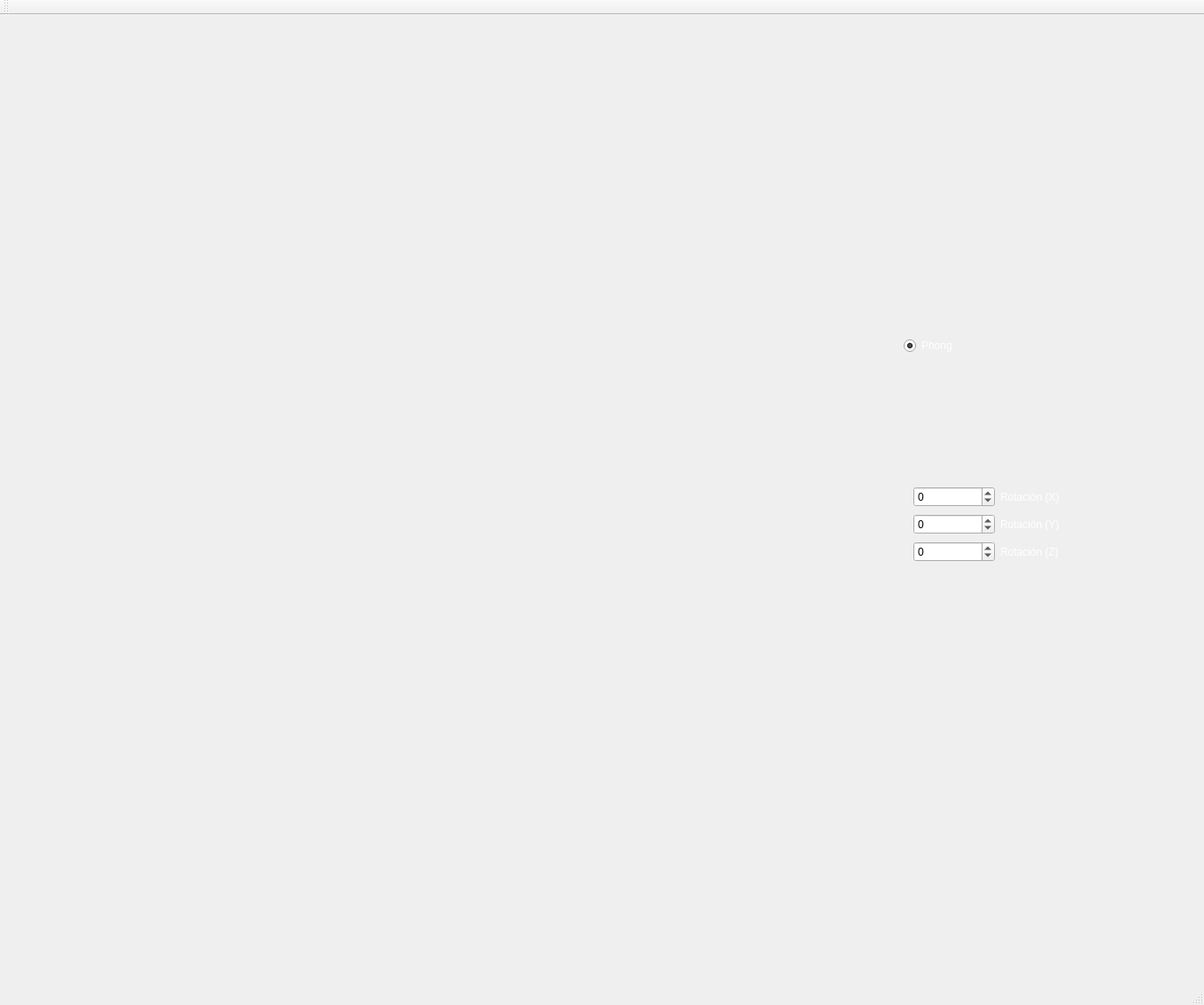
<?xml version="1.0" encoding="UTF-8"?>
<ui version="4.0">
 <class>MainWindow</class>
 <widget class="QMainWindow" name="MainWindow">
  <property name="geometry">
   <rect>
    <x>0</x>
    <y>0</y>
    <width>1359</width>
    <height>1134</height>
   </rect>
  </property>
  <property name="windowTitle">
   <string>MainWindow</string>
  </property>
  <widget class="QWidget" name="centralWidget">
   <widget class="QWidget" name="verticalLayoutWidget">
    <property name="geometry">
     <rect>
      <x>1020</x>
      <y>520</y>
      <width>211</width>
      <height>109</height>
     </rect>
    </property>
    <layout class="QVBoxLayout" name="verticalLayout">
     <item>
      <layout class="QHBoxLayout" name="horizontalLayout_5">
       <item>
        <widget class="QSpinBox" name="spinBox_4">
         <property name="minimum">
          <number>-360</number>
         </property>
         <property name="maximum">
          <number>360</number>
         </property>
         <property name="singleStep">
          <number>12</number>
         </property>
        </widget>
       </item>
       <item>
        <widget class="QLabel" name="label_6">
         <property name="palette">
          <palette>
           <active>
            <colorrole role="WindowText">
             <brush brushstyle="SolidPattern">
              <color alpha="255">
               <red>255</red>
               <green>255</green>
               <blue>255</blue>
              </color>
             </brush>
            </colorrole>
           </active>
           <inactive>
            <colorrole role="WindowText">
             <brush brushstyle="SolidPattern">
              <color alpha="255">
               <red>255</red>
               <green>255</green>
               <blue>255</blue>
              </color>
             </brush>
            </colorrole>
           </inactive>
           <disabled>
            <colorrole role="WindowText">
             <brush brushstyle="SolidPattern">
              <color alpha="255">
               <red>190</red>
               <green>190</green>
               <blue>190</blue>
              </color>
             </brush>
            </colorrole>
           </disabled>
          </palette>
         </property>
         <property name="text">
          <string>Rotación (X)</string>
         </property>
        </widget>
       </item>
      </layout>
     </item>
     <item>
      <layout class="QHBoxLayout" name="horizontalLayout_4">
       <item>
        <widget class="QSpinBox" name="spinBox_3">
         <property name="minimum">
          <number>-360</number>
         </property>
         <property name="maximum">
          <number>360</number>
         </property>
         <property name="singleStep">
          <number>12</number>
         </property>
        </widget>
       </item>
       <item>
        <widget class="QLabel" name="label_4">
         <property name="palette">
          <palette>
           <active>
            <colorrole role="WindowText">
             <brush brushstyle="SolidPattern">
              <color alpha="255">
               <red>255</red>
               <green>255</green>
               <blue>255</blue>
              </color>
             </brush>
            </colorrole>
           </active>
           <inactive>
            <colorrole role="WindowText">
             <brush brushstyle="SolidPattern">
              <color alpha="255">
               <red>255</red>
               <green>255</green>
               <blue>255</blue>
              </color>
             </brush>
            </colorrole>
           </inactive>
           <disabled>
            <colorrole role="WindowText">
             <brush brushstyle="SolidPattern">
              <color alpha="255">
               <red>190</red>
               <green>190</green>
               <blue>190</blue>
              </color>
             </brush>
            </colorrole>
           </disabled>
          </palette>
         </property>
         <property name="text">
          <string>Rotación (Y)</string>
         </property>
        </widget>
       </item>
      </layout>
     </item>
     <item>
      <layout class="QHBoxLayout" name="horizontalLayout_6">
       <item>
        <widget class="QSpinBox" name="spinBox_5">
         <property name="minimum">
          <number>-360</number>
         </property>
         <property name="maximum">
          <number>360</number>
         </property>
         <property name="singleStep">
          <number>12</number>
         </property>
        </widget>
       </item>
       <item>
        <widget class="QLabel" name="label_8">
         <property name="palette">
          <palette>
           <active>
            <colorrole role="WindowText">
             <brush brushstyle="SolidPattern">
              <color alpha="255">
               <red>255</red>
               <green>255</green>
               <blue>255</blue>
              </color>
             </brush>
            </colorrole>
           </active>
           <inactive>
            <colorrole role="WindowText">
             <brush brushstyle="SolidPattern">
              <color alpha="255">
               <red>255</red>
               <green>255</green>
               <blue>255</blue>
              </color>
             </brush>
            </colorrole>
           </inactive>
           <disabled>
            <colorrole role="WindowText">
             <brush brushstyle="SolidPattern">
              <color alpha="255">
               <red>190</red>
               <green>190</green>
               <blue>190</blue>
              </color>
             </brush>
            </colorrole>
           </disabled>
          </palette>
         </property>
         <property name="text">
          <string>Rotación (Z)</string>
         </property>
        </widget>
       </item>
      </layout>
     </item>
    </layout>
   </widget>
   <widget class="QRadioButton" name="radioButton_4">
    <property name="geometry">
     <rect>
      <x>1020</x>
      <y>360</y>
      <width>133</width>
      <height>26</height>
     </rect>
    </property>
    <property name="palette">
     <palette>
      <active>
       <colorrole role="WindowText">
        <brush brushstyle="SolidPattern">
         <color alpha="255">
          <red>255</red>
          <green>255</green>
          <blue>255</blue>
         </color>
        </brush>
       </colorrole>
      </active>
      <inactive>
       <colorrole role="WindowText">
        <brush brushstyle="SolidPattern">
         <color alpha="255">
          <red>255</red>
          <green>255</green>
          <blue>255</blue>
         </color>
        </brush>
       </colorrole>
      </inactive>
      <disabled>
       <colorrole role="WindowText">
        <brush brushstyle="SolidPattern">
         <color alpha="255">
          <red>190</red>
          <green>190</green>
          <blue>190</blue>
         </color>
        </brush>
       </colorrole>
      </disabled>
     </palette>
    </property>
    <property name="text">
     <string>Phong</string>
    </property>
    <property name="checked">
     <bool>true</bool>
    </property>
   </widget>
   <widget class="renderObj" name="widget" native="true">
    <property name="geometry">
     <rect>
      <x>20</x>
      <y>10</y>
      <width>961</width>
      <height>1051</height>
     </rect>
    </property>
   </widget>
  </widget>
  <widget class="QMenuBar" name="menuBar">
   <property name="geometry">
    <rect>
     <x>0</x>
     <y>0</y>
     <width>1359</width>
     <height>25</height>
    </rect>
   </property>
  </widget>
  <widget class="QToolBar" name="mainToolBar">
   <attribute name="toolBarArea">
    <enum>TopToolBarArea</enum>
   </attribute>
   <attribute name="toolBarBreak">
    <bool>false</bool>
   </attribute>
  </widget>
  <widget class="QStatusBar" name="statusBar"/>
 </widget>
 <layoutdefault spacing="6" margin="11"/>
 <customwidgets>
  <customwidget>
   <class>renderObj</class>
   <extends>QWidget</extends>
   <header location="global">renderObj.h</header>
   <container>1</container>
  </customwidget>
 </customwidgets>
 <resources/>
 <connections>
  <connection>
   <sender>spinBox_4</sender>
   <signal>valueChanged(int)</signal>
   <receiver>MainWindow</receiver>
   <slot>RotateX(int)</slot>
   <hints>
    <hint type="sourcelabel">
     <x>1065</x>
     <y>590</y>
    </hint>
    <hint type="destinationlabel">
     <x>606</x>
     <y>215</y>
    </hint>
   </hints>
  </connection>
  <connection>
   <sender>spinBox_3</sender>
   <signal>valueChanged(int)</signal>
   <receiver>MainWindow</receiver>
   <slot>RotateY(int)</slot>
   <hints>
    <hint type="sourcelabel">
     <x>1022</x>
     <y>632</y>
    </hint>
    <hint type="destinationlabel">
     <x>344</x>
     <y>319</y>
    </hint>
   </hints>
  </connection>
  <connection>
   <sender>spinBox_5</sender>
   <signal>valueChanged(int)</signal>
   <receiver>MainWindow</receiver>
   <slot>RotateZ(int)</slot>
   <hints>
    <hint type="sourcelabel">
     <x>1033</x>
     <y>670</y>
    </hint>
    <hint type="destinationlabel">
     <x>314</x>
     <y>375</y>
    </hint>
   </hints>
  </connection>
  <connection>
   <sender>radioButton_4</sender>
   <signal>clicked()</signal>
   <receiver>MainWindow</receiver>
   <slot>Phong()</slot>
   <hints>
    <hint type="sourcelabel">
     <x>1094</x>
     <y>429</y>
    </hint>
    <hint type="destinationlabel">
     <x>1140</x>
     <y>326</y>
    </hint>
   </hints>
  </connection>
 </connections>
 <slots>
  <slot>RotateX(int)</slot>
  <slot>RotateY(int)</slot>
  <slot>RotateZ(int)</slot>
  <slot>Poligonos()</slot>
  <slot>Puntos()</slot>
  <slot>Phong()</slot>
  <slot>Gouraud()</slot>
  <slot>Mallas()</slot>
  <slot>Textura()</slot>
  <slot>ChooseTextura(int)</slot>
 </slots>
</ui>
